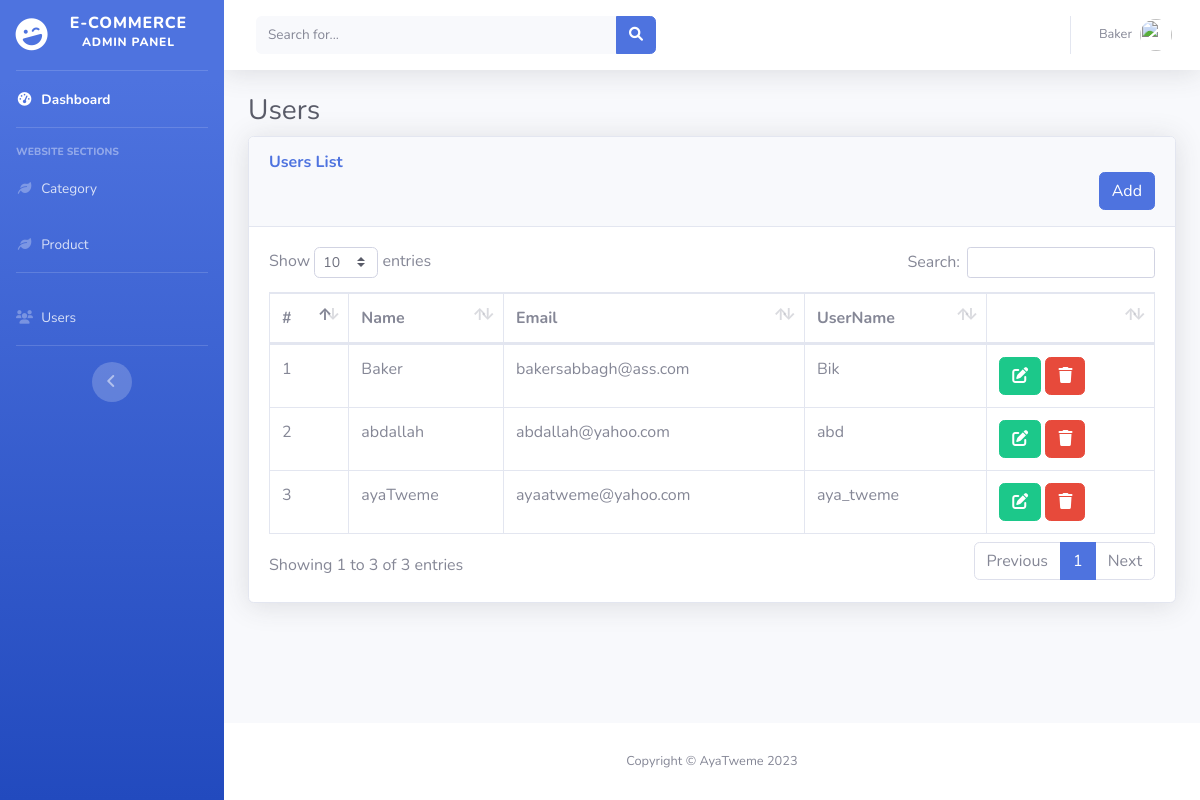
Screenshot of /admin-panel/users.php (signed in) with the database file from the repository.
### tables this page shows
CREATE TABLE `users` (
  `id` int(11) NOT NULL,
  `name` varchar(255) NOT NULL,
  `email` varchar(255) NOT NULL,
  `username` varchar(255) NOT NULL,
  `password` varchar(255) NOT NULL,
  `role_id` int(11) DEFAULT NULL,
  `created_at` timestamp NOT NULL DEFAULT current_timestamp()
);

### includes/connect.php (called while the page is built, shortened)
<?php
class Database
{
    public $pdo;
    public function __construct($host, $dbname, $user, $password)
    {
        try {
            $this->pdo = new PDO("mysql:host=$host;dbname=$dbname", $user, $password);
            $this->pdo->setAttribute(PDO::ATTR_ERRMODE, PDO::ERRMODE_EXCEPTION);
        } catch (PDOException $e) {
            echo "Connection failed: " . $e->getMessage();
        }
    }
    public function getTableList($tbl)
    {
        $array = array();
        $query = "SELECT * FROM $tbl ORDER BY id DESC";
        $stmt = $this->pdo->query($query);
        while ($row = $stmt->fetch(PDO::FETCH_OBJ)) {
            $array[] = $row;
        }
        return $array;
    }
}
$database = new Database('localhost', 'e-commerce', 'root', '');
?>

### admin-panel/users.php (the view, shortened to what this page needs)
<?php include('../includes/header.php');?>
<div class="container-fluid">
    <h1 class="h3 mb-2 text-gray-800">Users</h1>
    <div class="card shadow mb-4">
        <div class="card-header py-3">
            <h6 class="m-0 font-weight-bold text-primary">Users List</h6>
            <button type="button" class="add-click btn btn-primary float-right" data-toggle="modal"
                data-target="#userModal">Add</button>
        </div>
        <div class="card-body">
            <div class="table-responsive">
                <table class="table table-bordered" id="dataTable" width="100%" cellspacing="0">
                    <thead>
                        <tr>
                            <th>#</th>
                            <th>Name</th>
                            <th>Email</th>
                            <th>UserName</th>
                            <th></th>
                        </tr>
                    </thead>
                    <tbody>
                        <?php
                    $i=1;
                    $row=$database->getTableList('users');
                    foreach($row as $value){
                    ?>
                        <tr>
                            <td><?php echo $i++; ?></td>
                            <td><?php echo $value->name; ?></td>
                            <td><?php echo $value->email; ?></td>
                            <td><?php echo $value->username; ?></td>
                            <td>
                                <button type="button" id="<?php echo $value->id;?>" table="users" data-toggle="modal"
                                    data-target="#userModal" class="btn btn-icon btn-success update_ edit-click"><i
                                        class="fas fa-edit"></i></button>
                                <button data-toggle="modal" data-target="#modal-delete" type="button"
                                    id="<?php echo $value->id;?>" table="users"
                                    class="delete-click remove_record delete-privilege btn btn-icon btn-danger"><i
                                        class="fas fa-trash"></i></button>
                            </td>
                        </tr>
                        <?php }?>
                    </tbody>
                </table>
            </div>
        </div>
    </div>
</div>
<?php include('../includes/footer.php'); ?>

### rows the page displays
users: name "Baker", email "bakersabbagh@ass.com", username "Bik"
users: name "abdallah", email "abdallah@yahoo.com", username "abd"
users: name "ayaTweme", email "ayaatweme@yahoo.com", username "aya_tweme"

### other values shown
$_SESSION['name'] "Baker"
